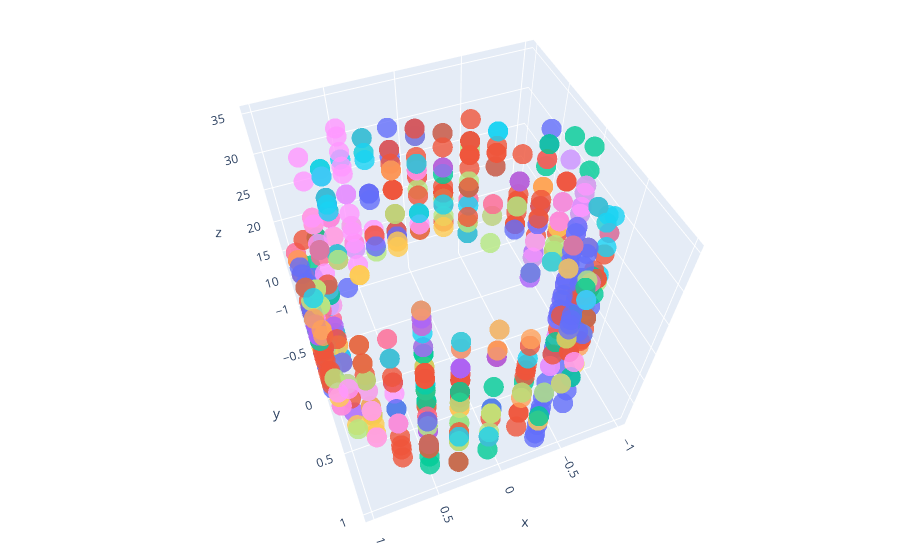

The code cell stored with this chart in its notebook:
### Markdown cell above
The code below visualizes the transaction space in 3D. As time moves forward, transactions will spiral around and up the cylnder.

The 1st cell block will produce the all transactions (recurring and one-off), with colors representing unique transaction descriptions.

The 2nd cell block shows the same transaction set after applying the graph-grouping algorithim. It filteres out one-off transactions and shows colors representing algorithimic groupings of transactions.

NOTE: The 2nd cell block must be run AFTER the Normalized Mutual Information section below, since it uses the payment groupings produced by that section.

### Code cell
# Figure 1.a

# Filter the transactions
df_filtered_viz = filter_transactions(df=df, 
                            public_token=applicant_sample, 
                            min_exp_threshold=200,
                            max_exp_threshold=15000,
                            min_inc_threshold=200,
                            max_inc_threshold=15000,
                            start_date = '2047-01-10',
                            end_date = '2052-12-10',
                            )

# 
str_grp = [str(x) for x in df_filtered_viz['description'].unique()]
colors = plotly.colors.qualitative.Plotly*300

color_map = dict(zip(str_grp, colors))
# Create a list of colors for each point
point_colors = [color_map[(str_grp)] for str_grp in df_filtered_viz['description']]


date = df_filtered_viz['date_posted'].apply(lambda x: '\n' + str(x))
amt = df_filtered_viz['amount'].apply(lambda x: '\n' + str(x))

# Configure the trace.
trace = go.Scatter3d(
    x=df_filtered_viz['xcoord'],
    y=df_filtered_viz['ycoord'], 
    z=df_filtered_viz['months_since_start'],#/8,
    mode='markers',
    #hovertext= df_filtered_viz['group'] + date + amt,
    marker={
        'size': 7,
        'opacity': 0.8,
        'color': point_colors
    }
)

# Configure the layout.
layout = go.Layout(
    margin={'l': 0, 'r': 0, 'b': 0, 't': 0}
)

data = [trace]

plot_figure = go.Figure(data=data, layout=layout)

# Render the plot.
plotly.offline.iplot(plot_figure)

### Figure 1 — Plotly figure (JSON) as saved in the notebook; plotly's stock layout.template omitted (floating-point values rounded to 4 significant figures; data arrays with more than 128 entries replaced by an {"elided": "..."} marker saying what was removed)
{"data": [{"marker": {"color": {"elided": "866 str values"}, "opacity": 0.8, "size": 7}, "mode": "markers", "type": "scatter3d", "x": {"elided": "866 float values"}, "y": {"elided": "866 float values"}, "z": {"elided": "866 int values"}}], "layout": {"autosize": true, "margin": {"b": 0, "l": 0, "r": 0, "t": 0}, "scene": {"aspectmode": "auto", "aspectratio": {"x": 1, "y": 1, "z": 1}, "camera": {"center": {"x": 0, "y": 0, "z": 0}, "eye": {"x": 0.5164, "y": 1.327, "z": 1.795}, "projection": {"type": "perspective"}, "up": {"x": 0, "y": 0, "z": 1}}}}}
